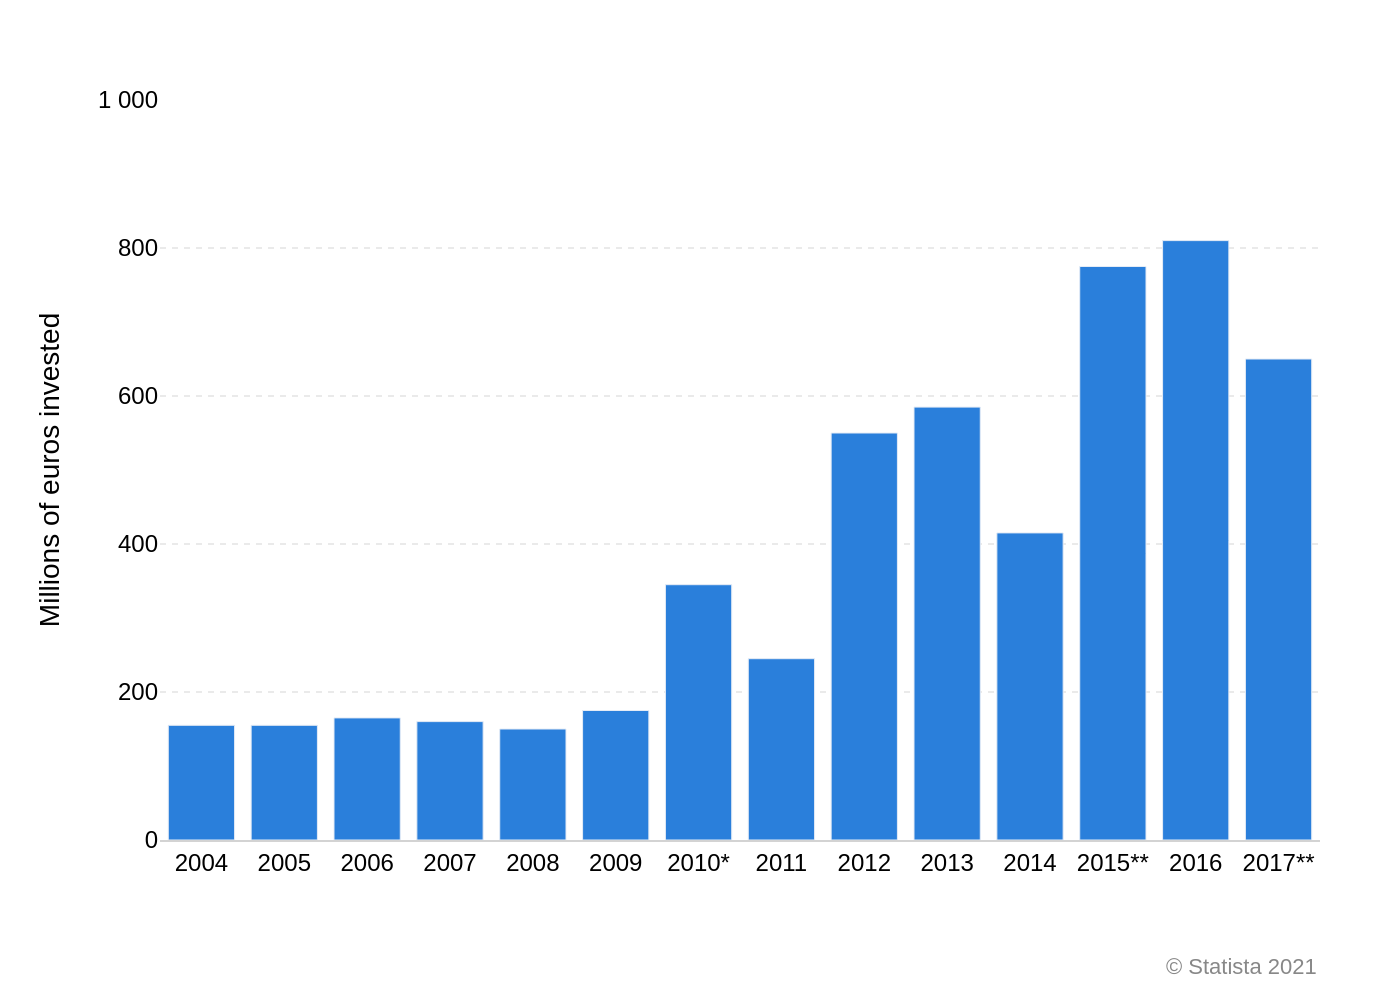

The script that drew this image:
import sys
import json
import plotly.graph_objects as go
from pathlib import Path

# Check if the JSON file path is provided as a command-line argument
if len(sys.argv) != 2:
    print("Usage: python create_chart.py <path_to_json_file>")
    sys.exit(1)

# Get the JSON file path from the command-line arguments
json_file_path = Path(sys.argv[1])

# Read the JSON data from the file
try:
    with open(json_file_path, 'r', encoding='utf-8') as f:
        chart_info = json.load(f)
except FileNotFoundError:
    print(f"Error: The file {json_file_path} was not found.")
    sys.exit(1)
except json.JSONDecodeError:
    print(f"Error: The file {json_file_path} is not a valid JSON file.")
    sys.exit(1)

# Extract data, texts, and colors from the JSON object
chart_data = chart_info.get('chart_data', [])
texts = chart_info.get('texts', {})
colors = chart_info.get('colors', [])

# Create a new figure
fig = go.Figure()

# Add the bar trace to the figure
fig.add_trace(go.Bar(
    x=[item['x'] for item in chart_data],
    y=[item['y'] for item in chart_data],
    marker_color=colors[0] if colors else None,
    name='' # Hides the trace name from the hover label
))

# Update the layout of the figure
fig.update_layout(
    title_text=texts.get('title'),
    plot_bgcolor='white',
    paper_bgcolor='white',
    font=dict(
        family="Arial",
        size=12,
        color="black"
    ),
    xaxis=dict(
        title_text=texts.get('x_axis_title'),
        showgrid=False,
        showline=True,
        linecolor='lightgray',
        tickfont=dict(size=12)
    ),
    yaxis=dict(
        title_text=texts.get('y_axis_title'),
        range=[0, 1000],
        tickvals=[0, 200, 400, 600, 800, 1000],
        ticktext=['0', '200', '400', '600', '800', '1 000'],
        gridcolor='#EAEAEA',
        gridwidth=1,
        griddash='dot',
        zeroline=False
    ),
    margin=dict(l=80, r=40, t=50, b=80),
    showlegend=False
)

# Add source annotation if it exists in the JSON
if texts.get('source'):
    fig.add_annotation(
        text=texts['source'],
        align='right',
        showarrow=False,
        xref='paper',
        yref='paper',
        x=1.0,
        y=-0.15,
        xanchor='right',
        yanchor='top',
        font=dict(size=11, color='#888888')
    )

# Define the output image file path based on the input JSON file name
output_image_path = json_file_path.with_suffix('.png')

# Save the figure as a PNG image
fig.write_image(output_image_path, scale=2)

print(f"Chart saved to {output_image_path}")
